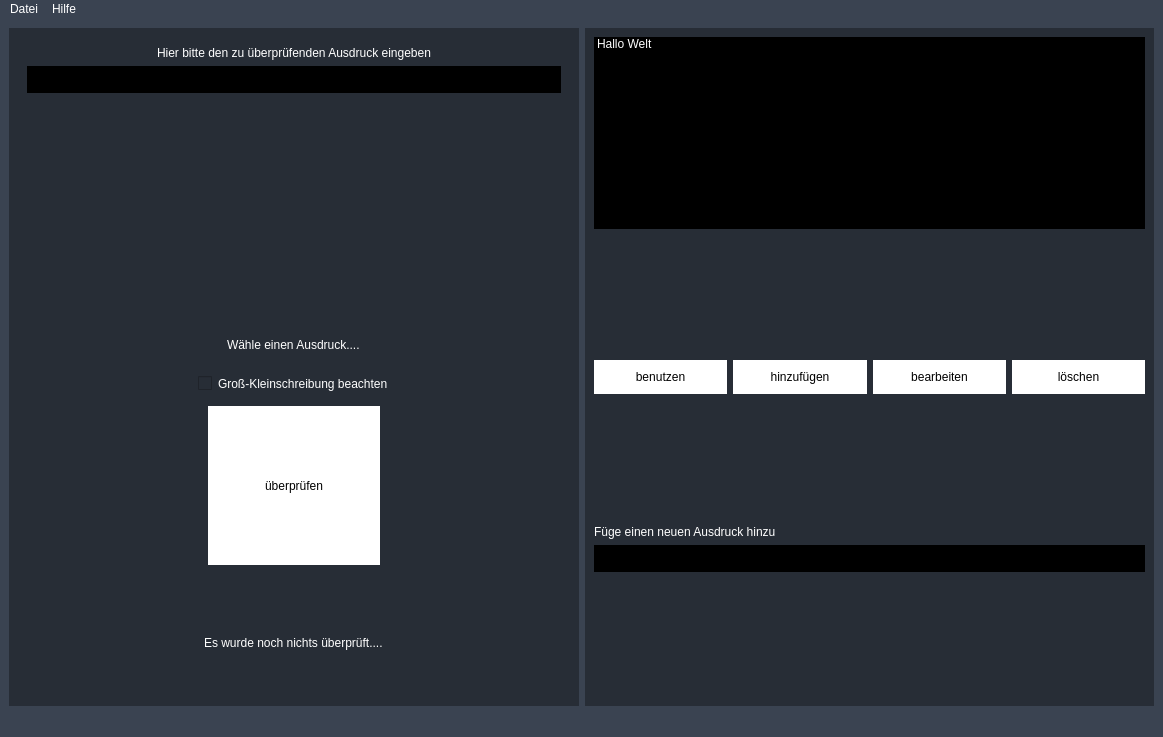
<?xml version="1.0" encoding="UTF-8"?>
<ui version="4.0">
 <class>MainWindow</class>
 <widget class="QMainWindow" name="MainWindow">
  <property name="geometry">
   <rect>
    <x>0</x>
    <y>0</y>
    <width>1163</width>
    <height>737</height>
   </rect>
  </property>
  <property name="windowTitle">
   <string>MainWindow</string>
  </property>
  <property name="styleSheet">
   <string notr="true">background-color: rgb(58, 67, 81);
color: rgb(255, 255, 255);


</string>
  </property>
  <widget class="QWidget" name="centralwidget">
   <layout class="QHBoxLayout" name="horizontalLayout_2">
    <item>
     <layout class="QHBoxLayout" name="horizontalLayout">
      <item>
       <widget class="QFrame" name="frame">
        <property name="styleSheet">
         <string notr="true">background-color: rgb(39, 45, 54);
border:0;</string>
        </property>
        <property name="frameShape">
         <enum>QFrame::StyledPanel</enum>
        </property>
        <property name="frameShadow">
         <enum>QFrame::Raised</enum>
        </property>
        <layout class="QVBoxLayout" name="verticalLayout">
         <item>
          <widget class="QFrame" name="frame_3">
           <property name="sizePolicy">
            <sizepolicy hsizetype="Preferred" vsizetype="Preferred">
             <horstretch>0</horstretch>
             <verstretch>3</verstretch>
            </sizepolicy>
           </property>
           <property name="frameShape">
            <enum>QFrame::StyledPanel</enum>
           </property>
           <property name="frameShadow">
            <enum>QFrame::Raised</enum>
           </property>
           <layout class="QVBoxLayout" name="verticalLayout_3">
            <item alignment="Qt::AlignHCenter">
             <widget class="QLabel" name="label_2">
              <property name="styleSheet">
               <string notr="true">color: rgb(255, 255, 255);
font: 57 14pt &quot;Ubuntu&quot;;</string>
              </property>
              <property name="text">
               <string>Hier bitte den zu überprüfenden Ausdruck eingeben</string>
              </property>
             </widget>
            </item>
            <item>
             <widget class="QLineEdit" name="lineEdit_2">
              <property name="sizePolicy">
               <sizepolicy hsizetype="Expanding" vsizetype="Minimum">
                <horstretch>0</horstretch>
                <verstretch>0</verstretch>
               </sizepolicy>
              </property>
              <property name="minimumSize">
               <size>
                <width>0</width>
                <height>0</height>
               </size>
              </property>
              <property name="font">
               <font>
                <pointsize>16</pointsize>
                <italic>false</italic>
               </font>
              </property>
              <property name="styleSheet">
               <string notr="true">background-color: rgb(0, 0, 0); 
border-color: rgb(0, 0, 0);
color: rgb(255, 255, 255);</string>
              </property>
             </widget>
            </item>
            <item>
             <spacer name="verticalSpacer">
              <property name="orientation">
               <enum>Qt::Vertical</enum>
              </property>
              <property name="sizeHint" stdset="0">
               <size>
                <width>20</width>
                <height>68</height>
               </size>
              </property>
             </spacer>
            </item>
            <item alignment="Qt::AlignHCenter">
             <widget class="QLabel" name="label_3">
              <property name="styleSheet">
               <string notr="true">color: rgb(255, 255, 255);
font: 57 14pt &quot;Ubuntu&quot;;</string>
              </property>
              <property name="text">
               <string>Wähle einen Ausdruck....</string>
              </property>
             </widget>
            </item>
           </layout>
          </widget>
         </item>
         <item>
          <widget class="QFrame" name="frame_4">
           <property name="sizePolicy">
            <sizepolicy hsizetype="Preferred" vsizetype="Preferred">
             <horstretch>0</horstretch>
             <verstretch>2</verstretch>
            </sizepolicy>
           </property>
           <property name="frameShape">
            <enum>QFrame::StyledPanel</enum>
           </property>
           <property name="frameShadow">
            <enum>QFrame::Raised</enum>
           </property>
           <layout class="QVBoxLayout" name="verticalLayout_2">
            <item alignment="Qt::AlignHCenter">
             <widget class="QCheckBox" name="checkBox">
              <property name="styleSheet">
               <string notr="true">color: rgb(255, 255, 255);</string>
              </property>
              <property name="text">
               <string>Groß-Kleinschreibung beachten</string>
              </property>
             </widget>
            </item>
            <item>
             <widget class="QFrame" name="frame_6">
              <property name="frameShape">
               <enum>QFrame::StyledPanel</enum>
              </property>
              <property name="frameShadow">
               <enum>QFrame::Raised</enum>
              </property>
              <layout class="QHBoxLayout" name="horizontalLayout_4">
               <item>
                <spacer name="horizontalSpacer">
                 <property name="orientation">
                  <enum>Qt::Horizontal</enum>
                 </property>
                 <property name="sizeType">
                  <enum>QSizePolicy::Expanding</enum>
                 </property>
                 <property name="sizeHint" stdset="0">
                  <size>
                   <width>165</width>
                   <height>20</height>
                  </size>
                 </property>
                </spacer>
               </item>
               <item>
                <widget class="QPushButton" name="test">
                 <property name="sizePolicy">
                  <sizepolicy hsizetype="Expanding" vsizetype="Expanding">
                   <horstretch>0</horstretch>
                   <verstretch>0</verstretch>
                  </sizepolicy>
                 </property>
                 <property name="minimumSize">
                  <size>
                   <width>3</width>
                   <height>0</height>
                  </size>
                 </property>
                 <property name="maximumSize">
                  <size>
                   <width>16777215</width>
                   <height>16777193</height>
                  </size>
                 </property>
                 <property name="styleSheet">
                  <string notr="true">QPushButton {
    background-color: rgb(255, 255, 255); 
	color: rgb(0, 0, 0);
	border: 1; 
	padding: 10px; 
}
QPushButton:pressed {
    background-color: rgb(79, 92, 111)
}</string>
                 </property>
                 <property name="text">
                  <string>überprüfen</string>
                 </property>
                </widget>
               </item>
               <item>
                <spacer name="horizontalSpacer_2">
                 <property name="orientation">
                  <enum>Qt::Horizontal</enum>
                 </property>
                 <property name="sizeHint" stdset="0">
                  <size>
                   <width>165</width>
                   <height>20</height>
                  </size>
                 </property>
                </spacer>
               </item>
              </layout>
             </widget>
            </item>
           </layout>
          </widget>
         </item>
         <item>
          <widget class="QFrame" name="frame_5">
           <property name="sizePolicy">
            <sizepolicy hsizetype="Preferred" vsizetype="Preferred">
             <horstretch>0</horstretch>
             <verstretch>1</verstretch>
            </sizepolicy>
           </property>
           <property name="frameShape">
            <enum>QFrame::StyledPanel</enum>
           </property>
           <property name="frameShadow">
            <enum>QFrame::Raised</enum>
           </property>
           <layout class="QHBoxLayout" name="horizontalLayout_5">
            <item alignment="Qt::AlignHCenter">
             <widget class="QLabel" name="label_4">
              <property name="sizePolicy">
               <sizepolicy hsizetype="Preferred" vsizetype="Expanding">
                <horstretch>0</horstretch>
                <verstretch>0</verstretch>
               </sizepolicy>
              </property>
              <property name="styleSheet">
               <string notr="true">color: rgb(255, 255, 255);
font: 57 14pt &quot;Ubuntu&quot;;</string>
              </property>
              <property name="text">
               <string>&lt;html&gt;&lt;head/&gt;&lt;body&gt;&lt;p&gt;Es wurde noch nichts überprüft....&lt;/p&gt;&lt;/body&gt;&lt;/html&gt;</string>
              </property>
             </widget>
            </item>
           </layout>
          </widget>
         </item>
        </layout>
       </widget>
      </item>
      <item>
       <widget class="QFrame" name="frame_2">
        <property name="styleSheet">
         <string notr="true">background-color: rgb(39, 45, 54);
border:0;</string>
        </property>
        <property name="frameShape">
         <enum>QFrame::StyledPanel</enum>
        </property>
        <property name="frameShadow">
         <enum>QFrame::Raised</enum>
        </property>
        <layout class="QVBoxLayout" name="verticalLayout_4">
         <item>
          <widget class="QListWidget" name="listWidget">
           <property name="styleSheet">
            <string notr="true">background-color: rgb(0, 0, 0);
color: rgb(255, 255, 255)</string>
           </property>
           <item>
            <property name="text">
             <string>Hallo Welt</string>
            </property>
           </item>
          </widget>
         </item>
         <item>
          <spacer name="verticalSpacer_2">
           <property name="orientation">
            <enum>Qt::Vertical</enum>
           </property>
           <property name="sizeHint" stdset="0">
            <size>
             <width>20</width>
             <height>114</height>
            </size>
           </property>
          </spacer>
         </item>
         <item>
          <layout class="QHBoxLayout" name="horizontalLayout_3">
           <item>
            <widget class="QPushButton" name="use">
             <property name="styleSheet">
              <string notr="true">QPushButton {
    background-color: rgb(255, 255, 255); 
	color: rgb(0, 0, 0);
	border: 1; 
	padding: 10px; 
}
QPushButton:pressed {
    background-color: rgb(79, 92, 111)
}</string>
             </property>
             <property name="text">
              <string>benutzen</string>
             </property>
            </widget>
           </item>
           <item>
            <widget class="QPushButton" name="add">
             <property name="styleSheet">
              <string notr="true">QPushButton {
    background-color: rgb(255, 255, 255); 
	color: rgb(0, 0, 0);
	border: 1; 
	padding: 10px; 
}
QPushButton:pressed {
    background-color: rgb(79, 92, 111)
}</string>
             </property>
             <property name="text">
              <string>hinzufügen</string>
             </property>
            </widget>
           </item>
           <item>
            <widget class="QPushButton" name="edit">
             <property name="styleSheet">
              <string notr="true">QPushButton {
    background-color: rgb(255, 255, 255); 
	color: rgb(0, 0, 0);
	border: 1; 
	padding: 10px; 
}
QPushButton:pressed {
    background-color: rgb(79, 92, 111)
}</string>
             </property>
             <property name="text">
              <string>bearbeiten</string>
             </property>
            </widget>
           </item>
           <item>
            <widget class="QPushButton" name="delete_2">
             <property name="styleSheet">
              <string notr="true">QPushButton {
    background-color: rgb(255, 255, 255); 
	color: rgb(0, 0, 0);
	border: 1; 
	padding: 10px; 
}
QPushButton:pressed {
    background-color: rgb(79, 92, 111)
}</string>
             </property>
             <property name="text">
              <string>löschen</string>
             </property>
            </widget>
           </item>
          </layout>
         </item>
         <item>
          <spacer name="verticalSpacer_3">
           <property name="orientation">
            <enum>Qt::Vertical</enum>
           </property>
           <property name="sizeHint" stdset="0">
            <size>
             <width>20</width>
             <height>114</height>
            </size>
           </property>
          </spacer>
         </item>
         <item>
          <widget class="QLabel" name="label">
           <property name="styleSheet">
            <string notr="true">color: rgb(255, 255, 255);
font: 57 14pt &quot;Ubuntu&quot;;</string>
           </property>
           <property name="text">
            <string>Füge einen neuen Ausdruck hinzu</string>
           </property>
          </widget>
         </item>
         <item>
          <widget class="QLineEdit" name="lineEdit">
           <property name="font">
            <font>
             <pointsize>16</pointsize>
             <italic>false</italic>
            </font>
           </property>
           <property name="styleSheet">
            <string notr="true">background-color: rgb(0, 0, 0); 
border-color: rgb(0, 0, 0);
color: rgb(255, 255, 255);</string>
           </property>
          </widget>
         </item>
         <item>
          <spacer name="verticalSpacer_4">
           <property name="orientation">
            <enum>Qt::Vertical</enum>
           </property>
           <property name="sizeHint" stdset="0">
            <size>
             <width>20</width>
             <height>0</height>
            </size>
           </property>
          </spacer>
         </item>
        </layout>
       </widget>
      </item>
     </layout>
    </item>
   </layout>
  </widget>
  <widget class="QMenuBar" name="menubar">
   <property name="enabled">
    <bool>true</bool>
   </property>
   <property name="geometry">
    <rect>
     <x>0</x>
     <y>0</y>
     <width>1163</width>
     <height>22</height>
    </rect>
   </property>
   <widget class="QMenu" name="menuTest">
    <property name="geometry">
     <rect>
      <x>330</x>
      <y>152</y>
      <width>200</width>
      <height>100</height>
     </rect>
    </property>
    <property name="sizePolicy">
     <sizepolicy hsizetype="Expanding" vsizetype="Expanding">
      <horstretch>0</horstretch>
      <verstretch>0</verstretch>
     </sizepolicy>
    </property>
    <property name="title">
     <string>Datei</string>
    </property>
    <addaction name="actionbeenden"/>
   </widget>
   <widget class="QMenu" name="menuHilfe">
    <property name="sizePolicy">
     <sizepolicy hsizetype="Expanding" vsizetype="Expanding">
      <horstretch>0</horstretch>
      <verstretch>0</verstretch>
     </sizepolicy>
    </property>
    <property name="title">
     <string>Hilfe</string>
    </property>
    <addaction name="actionHilfe_2"/>
    <addaction name="actionueber"/>
   </widget>
   <addaction name="menuTest"/>
   <addaction name="menuHilfe"/>
  </widget>
  <widget class="QStatusBar" name="statusbar"/>
  <action name="actionHilfe">
   <property name="text">
    <string>Hilfe</string>
   </property>
  </action>
  <action name="action_ber">
   <property name="text">
    <string>Über</string>
   </property>
  </action>
  <action name="actionbeenden">
   <property name="text">
    <string>beenden</string>
   </property>
  </action>
  <action name="actionHilfe_2">
   <property name="text">
    <string>Hilfe</string>
   </property>
  </action>
  <action name="actionueber">
   <property name="text">
    <string>Über</string>
   </property>
  </action>
 </widget>
 <resources/>
 <connections/>
</ui>
